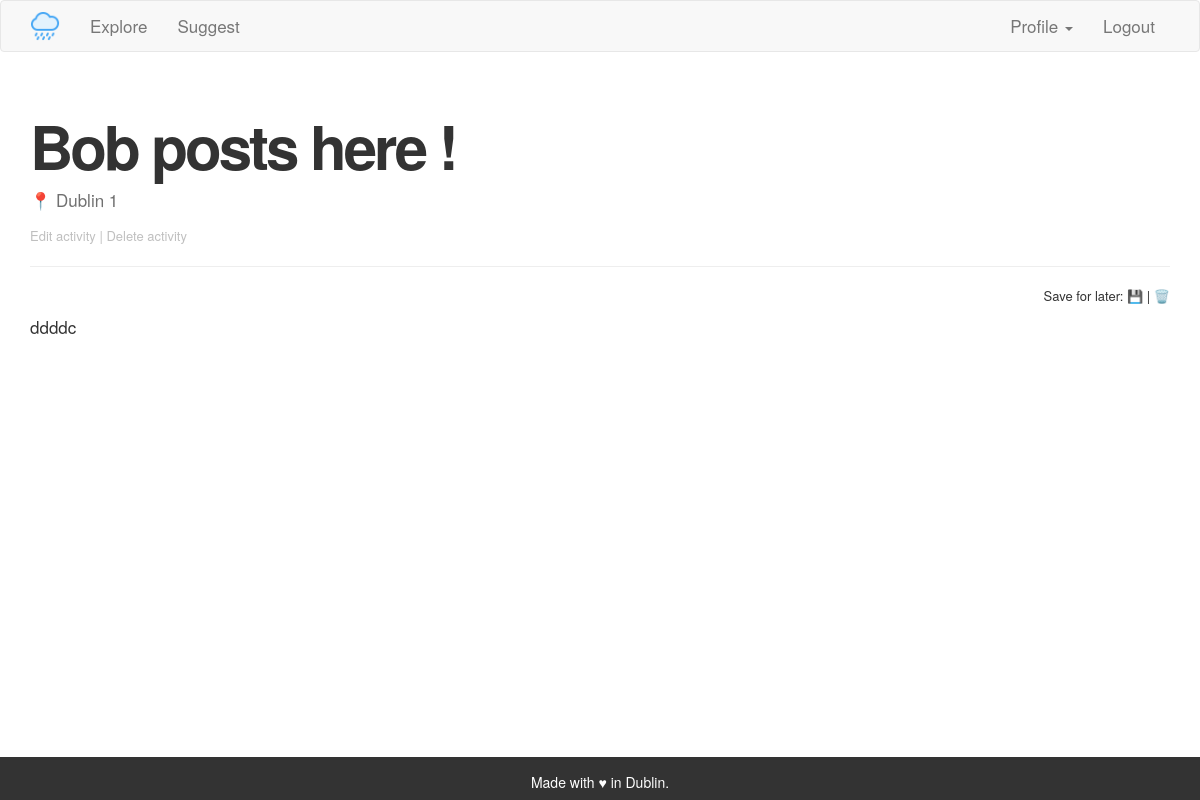
The app's page /activity/22 (signed in), older data.
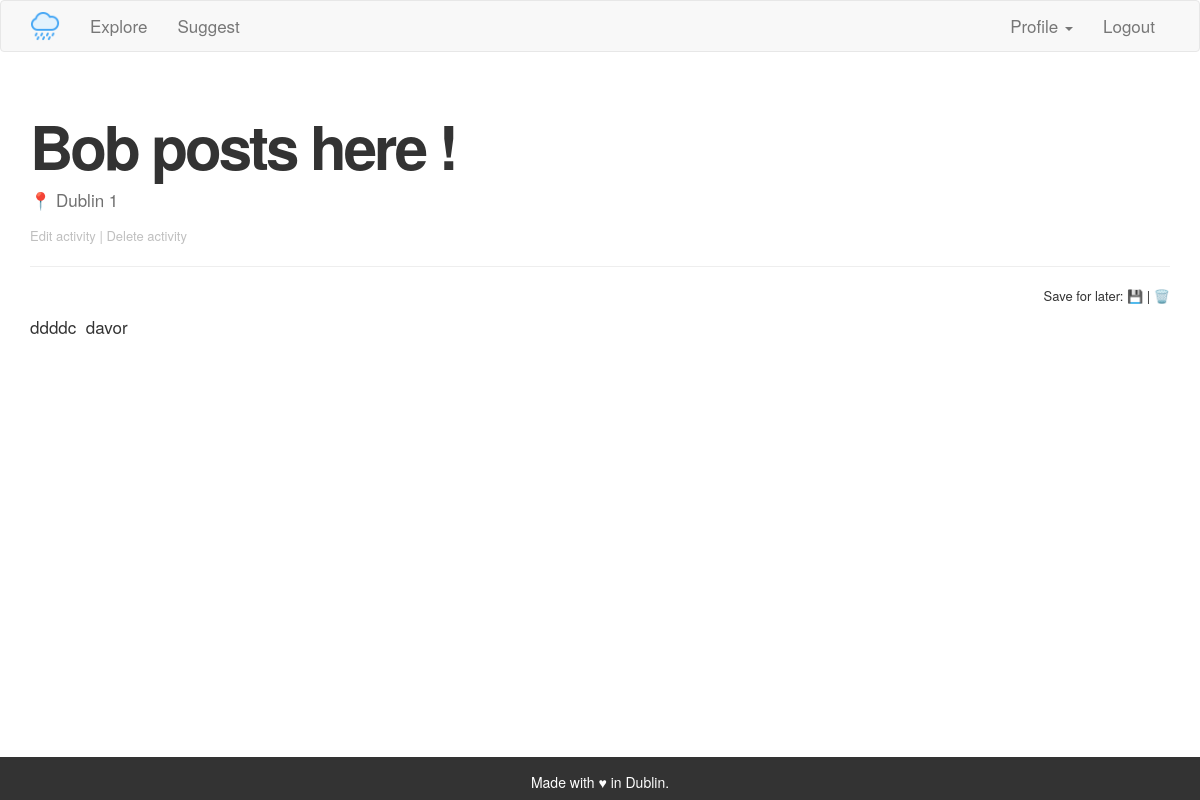
The same page, newer data.
### app/models.py (models this page shows, shortened)
class Activity(db.Model):
    id = db.Column(db.Integer, primary_key=True)
    title = db.Column(db.String(140))
    body = db.Column(db.String(1400))
    location = db.Column(db.String(140))
    timestamp = db.Column(db.DateTime, index=True, default=datetime.utcnow)
    user_id = db.Column(db.Integer, db.ForeignKey('user.id'))
    moderation = db.Column(db.Integer, default=1)

### app/routes.py (the view)
@app.route('/activity/<activityid>')
@login_required
def activitypage(activityid):
    activitypage = Activity.query.filter_by(id=activityid).first_or_404()
    activities = Activity.query.filter_by(id=activityid).all()
    return render_template('activity.html', id=activityid,
        activityid = activityid, activitypage=activitypage)

### app/models.py (called while the page is built)
@login.user_loader
def load_user(id):
    return User.query.get(int(id))

### app/routes.py (called while the page is built)
@app.before_request
def before_request():
    if current_user.is_authenticated:
        current_user.last_seen = datetime.utcnow()
        db.session.commit()

### app/templates/activity.html (shortened to what this page needs)
{% extends "base.html" %}
{% block app_content %}
<div class="activitypage">
    <h1>{{ activitypage.title }}</h1>
    <p class="activitypagelocation">📍 {{ activitypage.location }}</p>
    {% if current_user.admin == 1 %}
        {% if current_user.id == activitypage.user_id %}
        {% else%}
        <p class="editlinks"><a href="{{ url_for('edit_activity', activityid=id) }}">Edit activity</a> | <a href="{{ url_for('delete_activity', activityid=id) }}">Delete activity</a></p>
        {% endif%}
    {% endif %}
    <hr>
    <p class="saveforlater">Save for later: <a href="{{ url_for('bookmark', activityid=id) }}">💾</a> | <a href="{{ url_for('removebookmark', activityid=id) }}">🗑️</a></p>
    <p class="activitybody">{{ activitypage.body }}</p>
</div>
{% endblock %}

Row changes from the older to the newer data that the page shows:
changed Activity "Bob posts here !": body "ddddc" → "ddddc davor"
